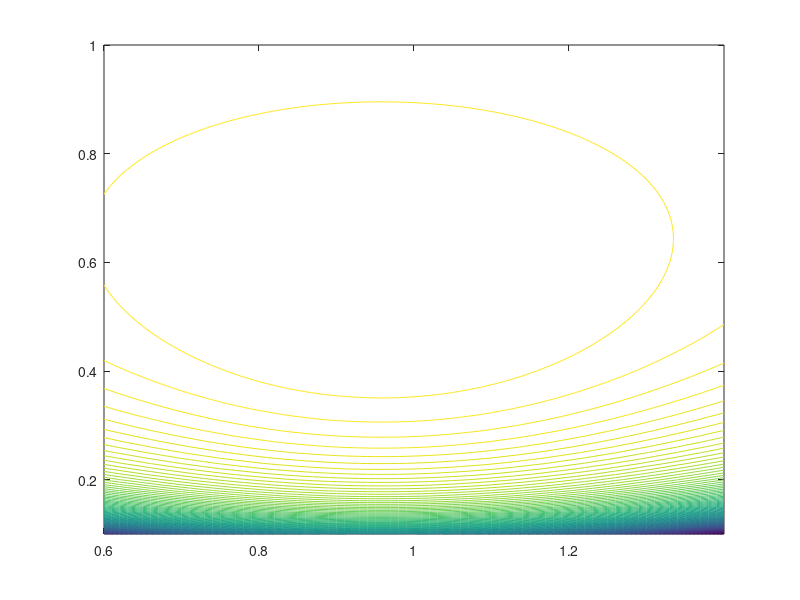

This chart was generated by the following MATLAB code:
% odhad mu a sigma z nahodneho vyberu z gaussovky
% David McKay chapter 22

mu_true = 1; % skutecna stredni hodnota
sigma_true = .4; % skutecna std

N = 15; % tolik mam datovych bodu
vals = mu_true + sigma_true*randn(N,1); % data

m = 0.6:.01:1.4;
s = .1:.01:1;
[mm ss] = meshgrid(m,s);

pom=0;
for i=1:1:N
    
    x = (mm - vals(i)).^2;
    y = 2*ss.^2;
    pom = pom + x./y;
    
end

L = -N*log(ss) - pom;

contour(mm,ss,L,100)